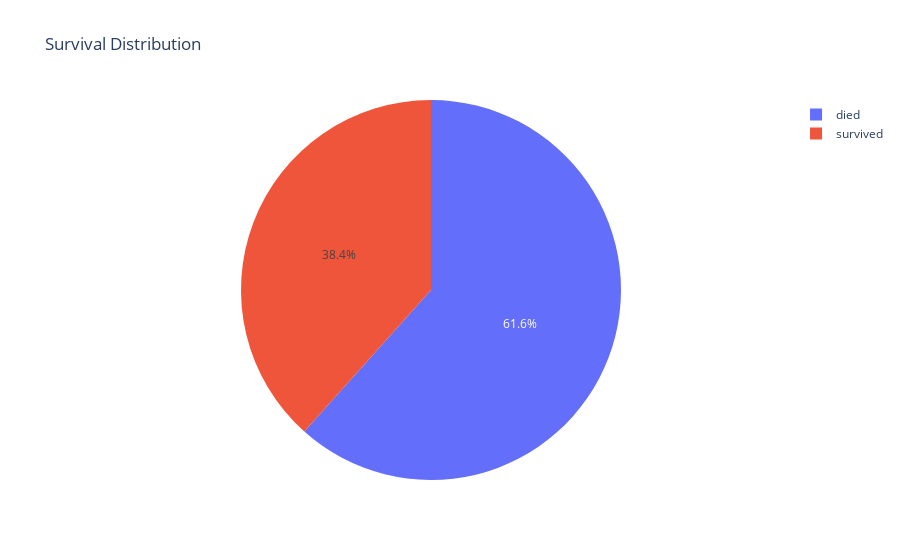

Notebook code for this chart:
### Markdown cell above
## 📉 Visualizations with Plotly

### Code cell
# number of survived and died
sur_counts = df['survived'].value_counts()
fig = make_subplots(rows=1, cols=1, specs=[[{'type':'domain'}]])
fig.add_trace(
    go.Pie(labels=['died', 'survived'],
           values=sur_counts.values,
           name="Survival"),
    row=1, col=1
)
fig.update_layout(title_text=" Survival Distribution")

fig.show()

### Figure 1 — Plotly figure (JSON) as saved in the notebook; plotly's stock layout.template omitted (floating-point values rounded to 4 significant figures)
{"data": [{"domain": {"x": [0, 1], "y": [0, 1]}, "labels": ["died", "survived"], "name": "Survival", "type": "pie", "values": [549, 342]}], "layout": {"title": {"text": " Survival Distribution"}}}
